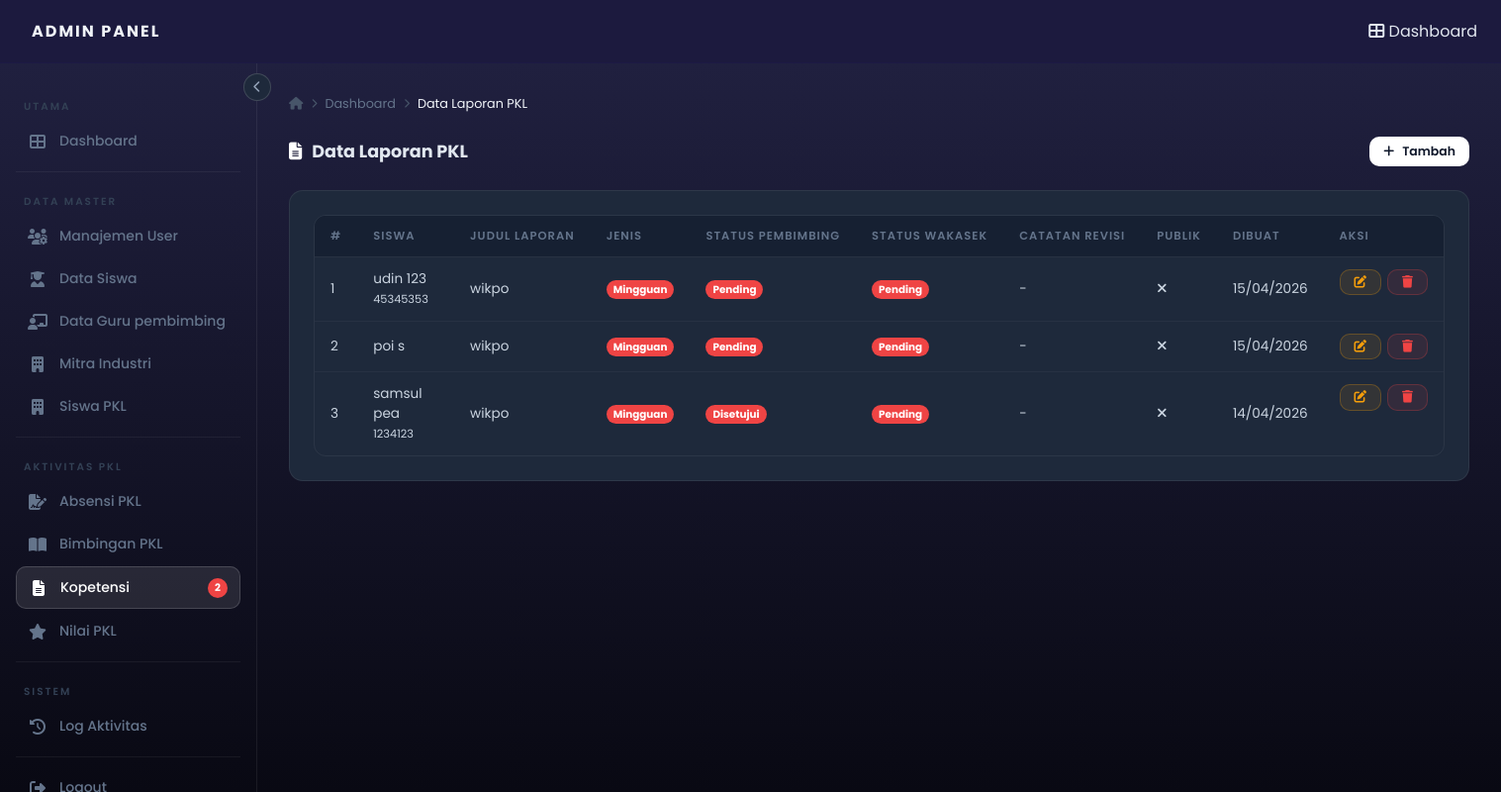
The page /admin/pkl-kopetensi.php (signed in) on the database its author committed.
### tables this page shows
CREATE TABLE `laporan_pkl` (
  `id` int(11) NOT NULL,
  `siswa_id` int(11) NOT NULL,
  `judul_laporan` varchar(200) DEFAULT NULL,
  `file_path` varchar(255) DEFAULT NULL,
  `jenis_laporan` enum('mingguan','akhir') NOT NULL,
  `status_pembimbing` enum('pending','revisi','disetujui') DEFAULT 'pending',
  `status_wakasek` enum('pending','disetujui') DEFAULT 'pending',
  `catatan_revisi` text DEFAULT NULL,
  `tampil_di_publik` tinyint(1) DEFAULT 0,
  `created_at` timestamp NOT NULL DEFAULT current_timestamp()
);

CREATE TABLE `profil_siswa` (
  `id` int(11) NOT NULL,
  `user_id` int(11) NOT NULL,
  `nis` varchar(20) DEFAULT NULL,
  `kelas` varchar(20) DEFAULT NULL,
  `jurusan` varchar(50) DEFAULT NULL,
  `no_hp` varchar(15) DEFAULT NULL,
  `foto_profil` varchar(255) DEFAULT NULL,
  `jenis_kelamin` enum('Laki-laki','Perempuan') DEFAULT NULL,
  `agama` varchar(50) DEFAULT NULL,
  `tempat_lahir` varchar(100) DEFAULT NULL,
  `tanggal_lahir` date DEFAULT NULL,
  `alamat` text DEFAULT NULL,
  `golongan_darah` enum('A','B','AB','O') DEFAULT NULL
);

### admin/pkl-kopetensi.php (the view, shortened to what this page needs)
<?php
include "../config.php";
$rows = mysqli_query($conn, "
    SELECT lp.*,
           CONCAT(u.nama_depan, ' ', u.nama_belakang) AS nama_siswa,
           ps.nis, ps.kelas
    FROM laporan_pkl lp
    LEFT JOIN users u ON lp.siswa_id = u.id
    LEFT JOIN profil_siswa ps ON lp.siswa_id = ps.user_id
    ORDER BY lp.id DESC
");
include '_header_admin.php';
?>
<div class="page-header">
  <h2><i class="fas fa-file-alt"></i> Data Laporan PKL</h2>
  <button class="btn btn-primary btn-sm" onclick="openModal()">
    <i class="fas fa-plus"></i> Tambah
  </button>
</div>
<div class="card">
  <div class="table-wrapper">
    <table>
      <thead>
        <tr>
          <th>#</th>
          <th>Siswa</th>
          <th>Judul Laporan</th>
          <th>Jenis</th>
          <th>Status Pembimbing</th>
          <th>Status Wakasek</th>
          <th>Catatan Revisi</th>
          <th>Publik</th>
          <th>Dibuat</th>
          <th>Aksi</th>
        </tr>
      </thead>
      <tbody>
      <?php $no = 1; while ($row = mysqli_fetch_assoc($rows)): ?>
      <tr>
        <td><?php echo $no++; ?></td>
        <td>
          <?php echo htmlspecialchars($row['nama_siswa'] ?? '-'); ?>
          <?php if (!empty($row['nis'])): ?>
            <br><small class="text-muted"><?php echo htmlspecialchars($row['nis']); ?></small>
          <?php endif; ?>
        </td>
        <td><?php echo htmlspecialchars($row['judul_laporan'] ?? '-'); ?></td>
        <td>
          <span class="badge badge-info"><?php echo ucfirst($row['jenis_laporan'] ?? '-'); ?></span>
        </td>
        <td>
          <?php
            $sp = $row['status_pembimbing'] ?? 'pending';
            $sp_class = match($sp) { 'disetujui' => 'badge-success', 'revisi' => 'badge-warning', default => 'badge-secondary' };
          ?>
          <span class="badge <?php echo $sp_class; ?>"><?php echo ucfirst($sp); ?></span>
        </td>
        <td>
          <?php
            $sw = $row['status_wakasek'] ?? 'pending';
            $sw_class = ($sw === 'disetujui') ? 'badge-success' : 'badge-secondary';
          ?>
          <span class="badge <?php echo $sw_class; ?>"><?php echo ucfirst($sw); ?></span>
        </td>
        <td><?php echo htmlspecialchars($row['catatan_revisi'] ?? '-'); ?></td>
        <td><?php echo $row['tampil_di_publik'] ? '<i class="fas fa-check text-success"></i>' : '<i class="fas fa-times text-muted"></i>'; ?></td>
        <td><?php echo htmlspecialchars(date('d/m/Y', strtotime($row['created_at'] ?? 'now'))); ?></td>
        <td style="display:flex;gap:6px;">
          <button class="btn btn-warning btn-sm" title="Edit"
            onclick="editData(
              <?php echo $row['id']; ?>,
              <?php echo $row['siswa_id']; ?>,
              '<?php echo addslashes($row['judul_laporan'] ?? ''); ?>',
              '<?php echo addslashes($row['jenis_laporan'] ?? 'mingguan'); ?>',
              '<?php echo addslashes($row['status_pembimbing'] ?? 'pending'); ?>',
              '<?php echo addslashes($row['status_wakasek'] ?? 'pending'); ?>',
              '<?php echo addslashes($row['catatan_revisi'] ?? ''); ?>',
              <?php echo (int)$row['tampil_di_publik']; ?>
            )">
            <i class="fas fa-edit"></i>
          </button>
          <a href="?hapus=<?php echo $row['id']; ?>" class="btn btn-danger btn-sm"
             onclick="return confirm('Hapus laporan ini?')">
            <i class="fas fa-trash"></i>
          </a>
        </td>
      </tr>
      <?php endwhile; ?>
      </tbody>
    </table>
  </div>
</div>
<?php include '_footer_admin.php'; ?>

### admin/style.css (style rules this page uses)
*, *::before, *::after { box-sizing: border-box; margin: 0; padding: 0; }
html { scroll-behavior: smooth; }
body { font-family: 'Poppins', sans-serif; background: linear-gradient(to bottom, #222243, #090913); color: #e2e8f0; min-height: 100vh; }
a { text-decoration: none; color: inherit; }
h2 { font-size: 1.25rem; font-weight: 600; color: #e2e8f0; }
.btn { display: inline-flex; align-items: center; gap: 8px; padding: 10px 20px; border-radius: 10px; font-family: 'Poppins', sans-serif; font-size: 0.85rem; font-weight: 600; cursor: pointer; transition: all 0.2s; border: none; text-decoration: none; }
.btn-primary { background: #ffffff; color: #0f172a; }
.btn-danger { background: rgba(239, 68, 68, 0.1); color: #ef4444; border: 1px solid rgba(239, 68, 68, 0.25); }
.btn-warning { background: rgba(245, 158, 11, 0.1); color: #f59e0b; border: 1px solid rgba(245, 158, 11, 0.25); }
.btn-sm { padding: 6px 14px; font-size: 0.78rem; }
.card { background: #1e293b; border: 1px solid rgba(255, 255, 255, 0.07); border-radius: 14px; padding: 24px; }
.table-wrapper { overflow-x: auto; border-radius: 12px; border: 1px solid rgba(255, 255, 255, 0.06); }
table { width: 100%; border-collapse: collapse; font-size: 0.85rem; }
thead tr { background: #162032; border-bottom: 1px solid rgba(255, 255, 255, 0.08); }
thead th { padding: 12px 16px; text-align: left; font-size: 0.72rem; font-weight: 600; color: #64748b; letter-spacing: 1px; text-transform: uppercase; white-space: nowrap; }
tbody tr { border-bottom: 1px solid rgba(255, 255, 255, 0.04); transition: background 0.15s; }
tbody tr:last-child { border-bottom: none; }
tbody td { padding: 12px 16px; color: #cbd5e1; vertical-align: middle; }
.page-header { display: flex; align-items: center; justify-content: space-between; gap: 16px; margin-bottom: 24px; flex-wrap: wrap; }
.page-header h2 { font-size: 1.1rem; font-weight: 700; color: #e2e8f0; display: flex; align-items: center; gap: 10px; }
.page-header h2 i { color: #ffffff; }
.badge { margin-left: auto; background: #ef4444; color: #fff; font-size: 0.65rem; font-weight: 700; padding: 2px 7px; border-radius: 99px; flex-shrink: 0; }

### rows shown on the page
laporan_pkl: nama_siswa "udin 123", profil_siswa.nis "45345353", judul_laporan "wikpo", jenis_laporan "Mingguan", status_pembimbing "Pending", status_wakasek "Pending", catatan_revisi "-", tampil_di_publik 0 (drawn), created_at "15/04/2026"
laporan_pkl: nama_siswa "poi s", judul_laporan "wikpo", jenis_laporan "Mingguan", status_pembimbing "Pending", status_wakasek "Pending", catatan_revisi "-", tampil_di_publik 0 (drawn), created_at "15/04/2026"
laporan_pkl: nama_siswa "samsul pea", profil_siswa.nis "1234123", judul_laporan "wikpo", jenis_laporan "Mingguan", status_pembimbing "Disetujui", status_wakasek "Pending", catatan_revisi "-", tampil_di_publik 0 (drawn), created_at "14/04/2026"

### other values the page prints
$label "Dashboard Manajemen User Data Siswa Data Guru pembimbing Mitra Industri Siswa PKL Absensi PKL Bimbingan PKL Kopetensi Nilai PKL Log Aktivitas"
$badge "2"
$page_title "Data Laporan PKL"
